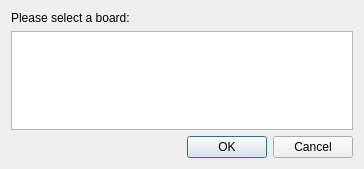
<?xml version="1.0" encoding="UTF-8"?>
<ui version="4.0">
 <class>SelectorDialog</class>
 <widget class="QDialog" name="SelectorDialog">
  <property name="geometry">
   <rect>
    <x>0</x>
    <y>0</y>
    <width>364</width>
    <height>169</height>
   </rect>
  </property>
  <layout class="QVBoxLayout" name="verticalLayout">
   <item>
    <widget class="QLabel" name="label">
     <property name="text">
      <string>Please select a board:</string>
     </property>
    </widget>
   </item>
   <item>
    <widget class="QTreeView" name="tree">
     <property name="indentation">
      <number>0</number>
     </property>
     <property name="rootIsDecorated">
      <bool>false</bool>
     </property>
     <property name="uniformRowHeights">
      <bool>true</bool>
     </property>
     <property name="allColumnsShowFocus">
      <bool>true</bool>
     </property>
     <attribute name="headerVisible">
      <bool>false</bool>
     </attribute>
     <attribute name="headerCascadingSectionResizes">
      <bool>true</bool>
     </attribute>
    </widget>
   </item>
   <item>
    <widget class="QDialogButtonBox" name="buttonBox">
     <property name="orientation">
      <enum>Qt::Horizontal</enum>
     </property>
     <property name="standardButtons">
      <set>QDialogButtonBox::Cancel|QDialogButtonBox::Ok</set>
     </property>
    </widget>
   </item>
  </layout>
 </widget>
 <resources/>
 <connections>
  <connection>
   <sender>buttonBox</sender>
   <signal>accepted()</signal>
   <receiver>SelectorDialog</receiver>
   <slot>accept()</slot>
   <hints>
    <hint type="sourcelabel">
     <x>248</x>
     <y>254</y>
    </hint>
    <hint type="destinationlabel">
     <x>157</x>
     <y>274</y>
    </hint>
   </hints>
  </connection>
  <connection>
   <sender>buttonBox</sender>
   <signal>rejected()</signal>
   <receiver>SelectorDialog</receiver>
   <slot>reject()</slot>
   <hints>
    <hint type="sourcelabel">
     <x>316</x>
     <y>260</y>
    </hint>
    <hint type="destinationlabel">
     <x>286</x>
     <y>274</y>
    </hint>
   </hints>
  </connection>
 </connections>
</ui>
